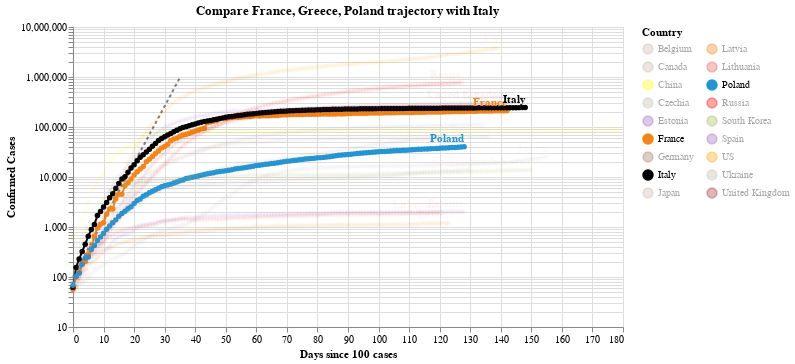

Write notebook code for a chart like this one.
### Code cell
#hide_input
chart2 = make_since_chart(dff2, ['France', 'Greece', 'Poland'], baseline_countries)
chart2

### Figure 1 — Vega-Lite specification as saved in the notebook (floating-point values rounded to 4 significant figures; data arrays with more than 128 entries replaced by an {"elided": "..."} marker saying what was removed)
{"config": {"view": {"continuousWidth": 400, "continuousHeight": 300}}, "layer": [{"data": {"name": "data-628230001892d6798b50651be41d1b3e"}, "mark": {"type": "line", "color": "black", "opacity": 0.5, "strokeDash": [3, 3]}, "encoding": {"x": {"type": "quantitative", "field": "Days since 100 cases"}, "y": {"type": "quantitative", "field": "Confirmed Cases"}}}, {"data": {"name": "data-1e1aad5b1aed8a571a6ca97a081b23ec"}, "mark": {"type": "line", "point": true}, "encoding": {"color": {"type": "nominal", "field": "Country", "legend": {"columns": 2}, "scale": {"domain": ["Belgium", "Canada", "China", "Czechia", "Estonia", "France", "Germany", "Italy", "Japan", "Latvia", "Lithuania", "Poland", "Russia", "South Korea", "Spain", "US", "Ukraine", "United Kingdom"], "range": ["#C1B7AD", "#C1B7AD", "yellow", "#C1B7AD", "#9467bd", "#F58518", "#9D755D", "black", "#C1B7AD", "#F58518", "#E45756", "#2495D3", "red", "#A1BA59", "#9467bd", "orange", "#C1B7AD", "brown"]}}, "opacity": {"condition": {"value": 1, "selection": "selector005"}, "value": 0.05}, "tooltip": [{"type": "nominal", "field": "Country"}, {"type": "temporal", "field": "Date"}, {"type": "quantitative", "field": "Confirmed Cases"}, {"type": "quantitative", "field": "Days since 100 cases"}], "x": {"type": "quantitative", "field": "Days since 100 cases"}, "y": {"type": "quantitative", "field": "Confirmed Cases", "scale": {"type": "log"}}}, "selection": {"selector005": {"type": "multi", "fields": ["Country"], "bind": "legend", "init": [{"Country": "France"}, {"Country": "Greece"}, {"Country": "Poland"}, {"Country": "Italy"}]}}, "width": 550}, {"data": {"name": "data-1e1aad5b1aed8a571a6ca97a081b23ec"}, "mark": {"type": "text", "align": "right", "dy": -8, "fontWeight": "bold"}, "encoding": {"color": {"type": "nominal", "field": "Country", "legend": {"columns": 2}, "scale": {"domain": ["Belgium", "Canada", "China", "Czechia", "Estonia", "France", "Germany", "Italy", "Japan", "Latvia", "Lithuania", "Poland", "Russia", "South Korea", "Spain", "US", "Ukraine", "United Kingdom"], "range": ["#C1B7AD", "#C1B7AD", "yellow", "#C1B7AD", "#9467bd", "#F58518", "#9D755D", "black", "#C1B7AD", "#F58518", "#E45756", "#2495D3", "red", "#A1BA59", "#9467bd", "orange", "#C1B7AD", "brown"]}}, "opacity": {"condition": {"value": 1, "selection": "selector005"}, "value": 0.05}, "text": {"type": "nominal", "field": "Country"}, "tooltip": [{"type": "nominal", "field": "Country"}, {"type": "temporal", "field": "Date"}, {"type": "quantitative", "field": "Confirmed Cases"}, {"type": "quantitative", "field": "Days since 100 cases"}], "x": {"type": "quantitative", "field": "Days since 100 cases"}, "y": {"type": "quantitative", "field": "Confirmed Cases", "scale": {"type": "log"}}}, "transform": [{"filter": "(datum['Date'] >= 1595116800000)"}], "width": 550}], "title": "Compare France, Greece, Poland trajectory with Italy", "$schema": "https://vega.github.io/schema/vega-lite/v4.0.2.json", "datasets": {"data-628230001892d6798b50651be41d1b3e": [{"Days since 100 cases": 0, "Confirmed Cases": 100.0}, {"Days since 100 cases": 1, "Confirmed Cases": 130.0}, {"Days since 100 cases": 2, "Confirmed Cases": 169.0}, {"Days since 100 cases": 3, "Confirmed Cases": 219.7}, {"Days since 100 cases": 4, "Confirmed Cases": 285.6}, {"Days since 100 cases": 5, "Confirmed Cases": 371.3}, {"Days since 100 cases": 6, "Confirmed Cases": 482.7}, {"Days since 100 cases": 7, "Confirmed Cases": 627.5}, {"Days since 100 cases": 8, "Confirmed Cases": 815.7}, {"Days since 100 cases": 9, "Confirmed Cases": 1060.0}, {"Days since 100 cases": 10, "Confirmed Cases": 1379.0}, {"Days since 100 cases": 11, "Confirmed Cases": 1792.0}, {"Days since 100 cases": 12, "Confirmed Cases": 2330.0}, {"Days since 100 cases": 13, "Confirmed Cases": 3029.0}, {"Days since 100 cases": 14, "Confirmed Cases": 3937.0}, {"Days since 100 cases": 15, "Confirmed Cases": 5119.0}, {"Days since 100 cases": 16, "Confirmed Cases": 6654.0}, {"Days since 100 cases": 17, "Confirmed Cases": 8650.0}, {"Days since 100 cases": 18, "Confirmed Cases": 11250.0}, {"Days since 100 cases": 19, "Confirmed Cases": 14620.0}, {"Days since 100 cases": 20, "Confirmed Cases": 19000.0}, {"Days since 100 cases": 21, "Confirmed Cases": 24710.0}, {"Days since 100 cases": 22, "Confirmed Cases": 32120.0}, {"Days since 100 cases": 23, "Confirmed Cases": 41750.0}, {"Days since 100 cases": 24, "Confirmed Cases": 54280.0}, {"Days since 100 cases": 25, "Confirmed Cases": 70560.0}, {"Days since 100 cases": 26, "Confirmed Cases": 91730.0}, {"Days since 100 cases": 27, "Confirmed Cases": 119300.0}, {"Days since 100 cases": 28, "Confirmed Cases": 155000.0}, {"Days since 100 cases": 29, "Confirmed Cases": 201500.0}, {"Days since 100 cases": 30, "Confirmed Cases": 262000.0}, {"Days since 100 cases": 31, "Confirmed Cases": 340600.0}, {"Days since 100 cases": 32, "Confirmed Cases": 442800.0}, {"Days since 100 cases": 33, "Confirmed Cases": 575600.0}, {"Days since 100 cases": 34, "Confirmed Cases": 748300.0}, {"Days since 100 cases": 35, "Confirmed Cases": 972800.0}], "data-1e1aad5b1aed8a571a6ca97a081b23ec": {"elided": "2499 records"}}}
